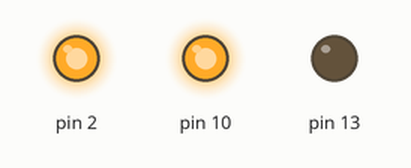
The sketch below on a simulated Arduino Uno, built with avr-gcc and run on an emulated ATmega328P. Shown: output pins drawn as LEDs (lit = HIGH).

Above: at 0.1 s.
At 2.7 s:
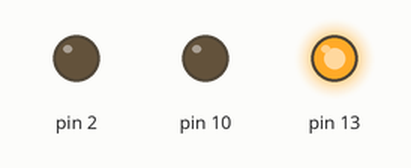
Timing chart, 0 to 3.0 s (numbered marks = the images above):
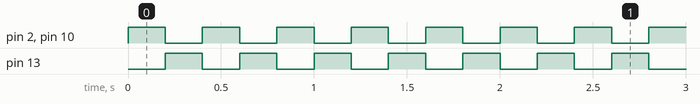

The sketch:

Blink-1.ino
```cpp
// CSE/EE 474
// Juan Trejo and Chenyu Hu
// Lab 1


void setup() {
  // initialize digital pins as outputs.
  //External LED
  pinMode(10, OUTPUT);
  //On-board LED
  pinMode(13, OUTPUT);
  //8-ohm speaker
  pinMode(2, OUTPUT);

}
// 1.8 Code
// Blink on-board LED @ 1000ms
/*
  void loop(){
    digitalWrite(13, HIGH);
    delay(1000);
    digitalWrite(13, LOW);
    delay(1000);
  }
*/

//2.2 Code
// Blink on-board LED @200ms
/*
  void loop(){
    digitalWrite(13, HIGH);
    delay(200);
    digitalWrite(13, LOW);
    delay(200);
  }
*/

// 3.4 Code
// Blink off-board LED @200ms
/*
  void loop(){
    digitalWrite(10, HIGH);
    delay(200);
    digitalWrite(10, LOW);
    delay(200);
  }
*/

// 4.2 Code
// Blink off-board LED @200ms with speaker clicks
/*
  void loop(){
    digitalWrite(10, HIGH);
    digitalWrite(2, HIGH);
    delay(200);
    digitalWrite(10, LOW);
    digitalWrite(2, LOW);
    delay(200);
  }
*/


// 4.3 Code
// Blink on-board and off-board LEDs @200ms with speaker clicks.
  void loop() {
    digitalWrite(10, HIGH);
    digitalWrite(13, LOW);
    digitalWrite(2, HIGH);
    delay(200);
    digitalWrite(10, LOW);
    digitalWrite(13, HIGH);
    digitalWrite(2, LOW);
    delay(200);
  }

// 5.1 Code
// Make a tone @250Hz with LEDs flashing @200ms without audible glitch
// NOTE: This code does not work in terms of what the lab requires but it was the closest we got.
/*
  void loop() {
    if (milli() % 200 == 0){
      digitalWrite(10, HIGH);
      digitalWrite(13, LOW);
    } else {
      digitalWrite(10, LOW);
      digitalWrite(13, HIGH);
    }

    if (milli() % 2 == 0){
      digitalWrite(2, HIGH);
    } else {
      digitalWrite(2, LOW);
    }
  }
*/
```

Measured:
- by itself, pin 2, pin 10, pin 13: alternates HIGH for 0.20 s and LOW for 0.20 s
